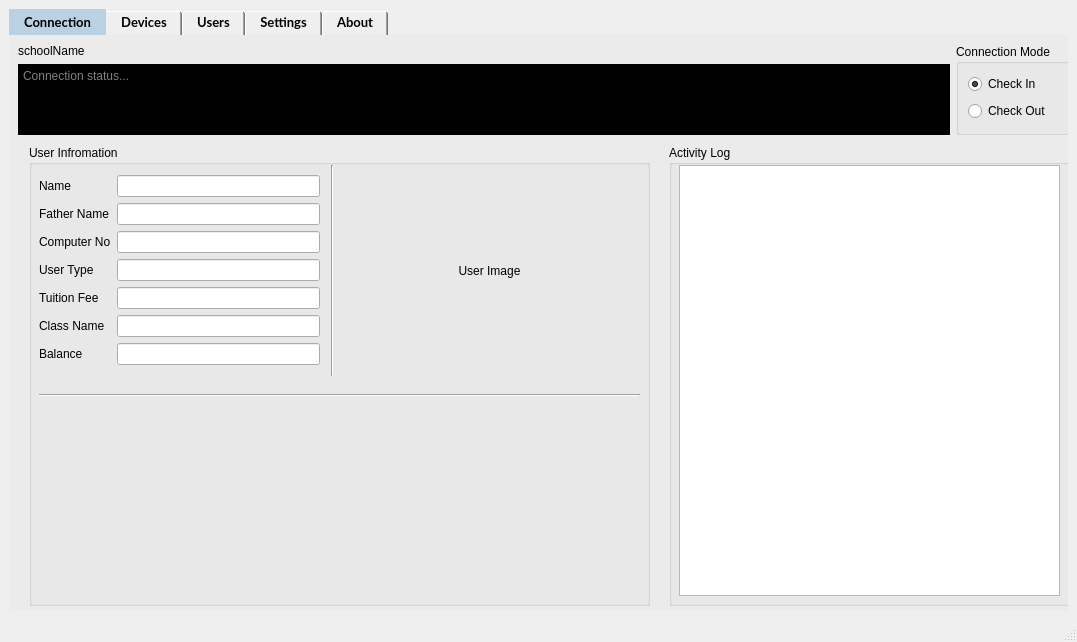
<?xml version="1.0" encoding="UTF-8"?>
<ui version="4.0">
 <class>MainWindow</class>
 <widget class="QMainWindow" name="MainWindow">
  <property name="geometry">
   <rect>
    <x>0</x>
    <y>0</y>
    <width>1077</width>
    <height>642</height>
   </rect>
  </property>
  <property name="windowTitle">
   <string>MainWindow</string>
  </property>
  <widget class="QWidget" name="centralwidget">
   <layout class="QGridLayout" name="gridLayout">
    <item row="0" column="0">
     <widget class="QTabWidget" name="windowTabs">
      <property name="font">
       <font>
        <family>Lato</family>
        <pointsize>10</pointsize>
        <bold>true</bold>
       </font>
      </property>
      <property name="styleSheet">
       <string notr="true">QTabWidget::pane {
    border: none;  
    background: rgba(235, 235, 235, 90%);  
}

QTabBar::tab {
    min-height: 10px; 
    padding: 5px 15px;  
}

QTabBar::tab:selected {
    background-color: #bad0e3;  
}</string>
      </property>
      <property name="tabShape">
       <enum>QTabWidget::TabShape::Rounded</enum>
      </property>
      <property name="currentIndex">
       <number>0</number>
      </property>
      <widget class="QWidget" name="connectionTab">
       <attribute name="icon">
        <iconset>
         <normaloff>../../../resources/icons/connect.png</normaloff>../../../resources/icons/connect.png</iconset>
       </attribute>
       <attribute name="title">
        <string>Connection</string>
       </attribute>
       <widget class="QWidget" name="widget" native="true">
        <property name="geometry">
         <rect>
          <x>9</x>
          <y>9</y>
          <width>1061</width>
          <height>91</height>
         </rect>
        </property>
        <layout class="QHBoxLayout" name="horizontalLayout_3">
         <item>
          <layout class="QHBoxLayout" name="horizontalLayout">
           <item>
            <layout class="QVBoxLayout" name="verticalLayout">
             <item>
              <widget class="QLabel" name="schoolName">
               <property name="text">
                <string>schoolName</string>
               </property>
              </widget>
             </item>
             <item>
              <widget class="QTextBrowser" name="connectionStatus">
               <property name="styleSheet">
                <string notr="true">background-color: rgb(0, 0, 0);
font: 9pt &quot;Fixedsys&quot;;
color: rgb(255, 255, 255);
</string>
               </property>
               <property name="readOnly">
                <bool>true</bool>
               </property>
               <property name="html">
                <string>&lt;!DOCTYPE HTML PUBLIC &quot;-//W3C//DTD HTML 4.0//EN&quot; &quot;http://www.w3.org/TR/REC-html40/strict.dtd&quot;&gt;
&lt;html&gt;&lt;head&gt;&lt;meta name=&quot;qrichtext&quot; content=&quot;1&quot; /&gt;&lt;meta charset=&quot;utf-8&quot; /&gt;&lt;style type=&quot;text/css&quot;&gt;
p, li { white-space: pre-wrap; }
hr { height: 1px; border-width: 0; }
li.unchecked::marker { content: &quot;\2610&quot;; }
li.checked::marker { content: &quot;\2612&quot;; }
&lt;/style&gt;&lt;/head&gt;&lt;body style=&quot; font-family:'Fixedsys'; font-size:9pt; font-weight:400; font-style:normal;&quot;&gt;
&lt;p style=&quot;-qt-paragraph-type:empty; margin-top:0px; margin-bottom:0px; margin-left:0px; margin-right:0px; -qt-block-indent:0; text-indent:0px;&quot;&gt;&lt;br /&gt;&lt;/p&gt;&lt;/body&gt;&lt;/html&gt;</string>
               </property>
               <property name="cursorWidth">
                <number>1</number>
               </property>
               <property name="placeholderText">
                <string>Connection status...</string>
               </property>
              </widget>
             </item>
            </layout>
           </item>
           <item>
            <layout class="QVBoxLayout" name="verticalLayout_2">
             <item>
              <widget class="QGroupBox" name="groupBox">
               <property name="title">
                <string>Connection Mode</string>
               </property>
               <layout class="QHBoxLayout" name="horizontalLayout_2">
                <item>
                 <layout class="QVBoxLayout" name="verticalLayout_3">
                  <item>
                   <widget class="QRadioButton" name="radioCheckInButton">
                    <property name="text">
                     <string>Check In</string>
                    </property>
                    <property name="iconSize">
                     <size>
                      <width>18</width>
                      <height>18</height>
                     </size>
                    </property>
                    <property name="shortcut">
                     <string>Ctrl+I</string>
                    </property>
                    <property name="checked">
                     <bool>true</bool>
                    </property>
                   </widget>
                  </item>
                  <item>
                   <widget class="QRadioButton" name="radioCheckOutButton">
                    <property name="text">
                     <string>Check Out</string>
                    </property>
                   </widget>
                  </item>
                 </layout>
                </item>
               </layout>
              </widget>
             </item>
            </layout>
           </item>
          </layout>
         </item>
        </layout>
       </widget>
       <widget class="QWidget" name="widget_3" native="true">
        <property name="geometry">
         <rect>
          <x>10</x>
          <y>110</y>
          <width>641</width>
          <height>461</height>
         </rect>
        </property>
        <widget class="QGroupBox" name="groupBox_2">
         <property name="geometry">
          <rect>
           <x>10</x>
           <y>0</y>
           <width>621</width>
           <height>461</height>
          </rect>
         </property>
         <property name="sizePolicy">
          <sizepolicy hsizetype="Expanding" vsizetype="Expanding">
           <horstretch>0</horstretch>
           <verstretch>0</verstretch>
          </sizepolicy>
         </property>
         <property name="title">
          <string>User Infromation</string>
         </property>
         <widget class="QLabel" name="userImageLabel">
          <property name="geometry">
           <rect>
            <x>320</x>
            <y>20</y>
            <width>281</width>
            <height>211</height>
           </rect>
          </property>
          <property name="text">
           <string>User Image</string>
          </property>
          <property name="alignment">
           <set>Qt::AlignmentFlag::AlignCenter</set>
          </property>
         </widget>
         <widget class="Line" name="line">
          <property name="geometry">
           <rect>
            <x>293</x>
            <y>20</y>
            <width>20</width>
            <height>211</height>
           </rect>
          </property>
          <property name="orientation">
           <enum>Qt::Orientation::Vertical</enum>
          </property>
         </widget>
         <widget class="Line" name="line_2">
          <property name="geometry">
           <rect>
            <x>10</x>
            <y>240</y>
            <width>601</width>
            <height>20</height>
           </rect>
          </property>
          <property name="orientation">
           <enum>Qt::Orientation::Horizontal</enum>
          </property>
         </widget>
         <widget class="QWidget" name="formLayoutWidget">
          <property name="geometry">
           <rect>
            <x>10</x>
            <y>30</y>
            <width>281</width>
            <height>226</height>
           </rect>
          </property>
          <layout class="QFormLayout" name="formLayout">
           <item row="0" column="0">
            <widget class="QLabel" name="userNameLabel">
             <property name="text">
              <string>Name</string>
             </property>
            </widget>
           </item>
           <item row="0" column="1">
            <widget class="QLineEdit" name="userName"/>
           </item>
           <item row="2" column="0">
            <widget class="QLabel" name="userComputerNoLabel">
             <property name="text">
              <string>Computer No</string>
             </property>
            </widget>
           </item>
           <item row="2" column="1">
            <widget class="QLineEdit" name="userComputerNo"/>
           </item>
           <item row="3" column="0">
            <widget class="QLabel" name="userTypeLabel">
             <property name="text">
              <string>User Type</string>
             </property>
            </widget>
           </item>
           <item row="3" column="1">
            <widget class="QLineEdit" name="userType"/>
           </item>
           <item row="4" column="0">
            <widget class="QLabel" name="userFeeLabel">
             <property name="text">
              <string>Tuition Fee</string>
             </property>
            </widget>
           </item>
           <item row="4" column="1">
            <widget class="QLineEdit" name="userFee"/>
           </item>
           <item row="5" column="1">
            <widget class="QLineEdit" name="userClassName"/>
           </item>
           <item row="5" column="0">
            <widget class="QLabel" name="userClassNameLabel">
             <property name="text">
              <string>Class Name</string>
             </property>
            </widget>
           </item>
           <item row="1" column="0">
            <widget class="QLabel" name="userFatherNameLabel">
             <property name="text">
              <string>Father Name</string>
             </property>
            </widget>
           </item>
           <item row="1" column="1">
            <widget class="QLineEdit" name="userFatherName"/>
           </item>
           <item row="6" column="1">
            <widget class="QLineEdit" name="userBalance"/>
           </item>
           <item row="6" column="0">
            <widget class="QLabel" name="userBalanceLabel">
             <property name="text">
              <string>Balance</string>
             </property>
            </widget>
           </item>
          </layout>
         </widget>
         <widget class="QLabel" name="specialNoteLabel">
          <property name="geometry">
           <rect>
            <x>10</x>
            <y>290</y>
            <width>591</width>
            <height>151</height>
           </rect>
          </property>
          <property name="text">
           <string/>
          </property>
         </widget>
        </widget>
       </widget>
       <widget class="QGroupBox" name="connectionActivityBox">
        <property name="geometry">
         <rect>
          <x>660</x>
          <y>110</y>
          <width>401</width>
          <height>461</height>
         </rect>
        </property>
        <property name="title">
         <string>Activity Log</string>
        </property>
        <widget class="QTextBrowser" name="connectionActivityBrowser">
         <property name="geometry">
          <rect>
           <x>10</x>
           <y>20</y>
           <width>381</width>
           <height>431</height>
          </rect>
         </property>
        </widget>
       </widget>
      </widget>
      <widget class="QWidget" name="devicesTab">
       <attribute name="icon">
        <iconset>
         <normaloff>../../../resources/icons/machine.png</normaloff>../../../resources/icons/machine.png</iconset>
       </attribute>
       <attribute name="title">
        <string>Devices</string>
       </attribute>
       <layout class="QGridLayout" name="gridLayout_3">
        <item row="0" column="0">
         <widget class="QWidget" name="devicesTabMainWidget" native="true">
          <widget class="QGroupBox" name="boxDevices">
           <property name="geometry">
            <rect>
             <x>0</x>
             <y>0</y>
             <width>731</width>
             <height>271</height>
            </rect>
           </property>
           <property name="title">
            <string>Connected Devices</string>
           </property>
           <widget class="QTableView" name="devicesTableView">
            <property name="geometry">
             <rect>
              <x>10</x>
              <y>20</y>
              <width>711</width>
              <height>241</height>
             </rect>
            </property>
           </widget>
          </widget>
          <widget class="QGroupBox" name="boxNetworkDevices">
           <property name="geometry">
            <rect>
             <x>0</x>
             <y>300</y>
             <width>731</width>
             <height>251</height>
            </rect>
           </property>
           <property name="title">
            <string>Network Devices</string>
           </property>
           <widget class="QTableView" name="networkDevicesTableView">
            <property name="geometry">
             <rect>
              <x>10</x>
              <y>20</y>
              <width>711</width>
              <height>221</height>
             </rect>
            </property>
           </widget>
          </widget>
          <widget class="QGroupBox" name="boxSelectedDevice">
           <property name="geometry">
            <rect>
             <x>740</x>
             <y>10</y>
             <width>291</width>
             <height>541</height>
            </rect>
           </property>
           <property name="title">
            <string>Device Options</string>
           </property>
           <widget class="QWidget" name="widgetSelectedDevice" native="true">
            <property name="geometry">
             <rect>
              <x>10</x>
              <y>20</y>
              <width>271</width>
              <height>351</height>
             </rect>
            </property>
            <widget class="QWidget" name="formLayoutWidget_2">
             <property name="geometry">
              <rect>
               <x>0</x>
               <y>0</y>
               <width>271</width>
               <height>184</height>
              </rect>
             </property>
             <layout class="QFormLayout" name="formLayoutDeviceOptions">
              <item row="0" column="0">
               <widget class="QLabel" name="deviceNameLabel">
                <property name="text">
                 <string>DeviceName</string>
                </property>
               </widget>
              </item>
              <item row="0" column="1">
               <widget class="QWidget" name="deviceNameWidget" native="true">
                <widget class="QLabel" name="deviceNameLabelValue">
                 <property name="geometry">
                  <rect>
                   <x>10</x>
                   <y>0</y>
                   <width>161</width>
                   <height>16</height>
                  </rect>
                 </property>
                 <property name="text">
                  <string/>
                 </property>
                </widget>
               </widget>
              </item>
              <item row="1" column="0">
               <widget class="QLabel" name="devicePlatformLabel">
                <property name="text">
                 <string>Platform</string>
                </property>
               </widget>
              </item>
              <item row="1" column="1">
               <widget class="QWidget" name="devicePlatformWidget" native="true">
                <widget class="QLabel" name="devicePlatformLabelValue">
                 <property name="geometry">
                  <rect>
                   <x>10</x>
                   <y>0</y>
                   <width>161</width>
                   <height>16</height>
                  </rect>
                 </property>
                 <property name="text">
                  <string/>
                 </property>
                </widget>
               </widget>
              </item>
              <item row="2" column="0">
               <widget class="QLabel" name="deviceSerialNumberLabel">
                <property name="text">
                 <string>Serial Number</string>
                </property>
               </widget>
              </item>
              <item row="2" column="1">
               <widget class="QWidget" name="deviceSerialNumberWidget" native="true">
                <widget class="QLabel" name="deviceSerialNumberLabelValue">
                 <property name="geometry">
                  <rect>
                   <x>10</x>
                   <y>0</y>
                   <width>161</width>
                   <height>16</height>
                  </rect>
                 </property>
                 <property name="text">
                  <string/>
                 </property>
                </widget>
               </widget>
              </item>
              <item row="3" column="0">
               <widget class="QLabel" name="deviceFirmwareVersionLabel">
                <property name="text">
                 <string>Firmware Version</string>
                </property>
               </widget>
              </item>
              <item row="3" column="1">
               <widget class="QWidget" name="deviceFirmwareVersionWidget" native="true">
                <widget class="QLabel" name="deviceFirmwareVersionLabelValue">
                 <property name="geometry">
                  <rect>
                   <x>10</x>
                   <y>0</y>
                   <width>161</width>
                   <height>16</height>
                  </rect>
                 </property>
                 <property name="text">
                  <string/>
                 </property>
                </widget>
               </widget>
              </item>
              <item row="4" column="0">
               <widget class="QLabel" name="deviceGatewayLabel">
                <property name="text">
                 <string>Gateway</string>
                </property>
               </widget>
              </item>
              <item row="4" column="1">
               <widget class="QWidget" name="deviceGatewayWidget" native="true">
                <widget class="QLabel" name="deviceGatewayLabelValue">
                 <property name="geometry">
                  <rect>
                   <x>10</x>
                   <y>0</y>
                   <width>161</width>
                   <height>16</height>
                  </rect>
                 </property>
                 <property name="text">
                  <string/>
                 </property>
                </widget>
               </widget>
              </item>
              <item row="5" column="0">
               <widget class="QLabel" name="deviceMACAddressLabel">
                <property name="text">
                 <string>MAC Address</string>
                </property>
               </widget>
              </item>
              <item row="5" column="1">
               <widget class="QWidget" name="deviceMACAddressWidget" native="true">
                <widget class="QLabel" name="deviceMACAddressLabelValue">
                 <property name="geometry">
                  <rect>
                   <x>10</x>
                   <y>0</y>
                   <width>161</width>
                   <height>16</height>
                  </rect>
                 </property>
                 <property name="text">
                  <string/>
                 </property>
                </widget>
               </widget>
              </item>
              <item row="6" column="0">
               <widget class="QLabel" name="deviceTimeLabel">
                <property name="text">
                 <string>Device Time</string>
                </property>
               </widget>
              </item>
              <item row="6" column="1">
               <widget class="QWidget" name="deviceTimeWidget" native="true">
                <widget class="QLabel" name="deviceTimeLabelValue">
                 <property name="geometry">
                  <rect>
                   <x>10</x>
                   <y>0</y>
                   <width>161</width>
                   <height>16</height>
                  </rect>
                 </property>
                 <property name="text">
                  <string/>
                 </property>
                </widget>
               </widget>
              </item>
             </layout>
            </widget>
            <widget class="QWidget" name="widgetDeviceActions" native="true">
             <property name="geometry">
              <rect>
               <x>0</x>
               <y>209</y>
               <width>271</width>
               <height>141</height>
              </rect>
             </property>
             <widget class="QPushButton" name="buttonRestartDevice">
              <property name="geometry">
               <rect>
                <x>0</x>
                <y>0</y>
                <width>121</width>
                <height>41</height>
               </rect>
              </property>
              <property name="font">
               <font>
                <bold>true</bold>
               </font>
              </property>
              <property name="text">
               <string>Restart Device</string>
              </property>
              <property name="icon">
               <iconset>
                <normaloff>../../../resources/icons/play.png</normaloff>../../../resources/icons/play.png</iconset>
              </property>
              <property name="iconSize">
               <size>
                <width>20</width>
                <height>20</height>
               </size>
              </property>
             </widget>
             <widget class="QPushButton" name="buttonCleanAttendance">
              <property name="geometry">
               <rect>
                <x>140</x>
                <y>0</y>
                <width>131</width>
                <height>41</height>
               </rect>
              </property>
              <property name="font">
               <font>
                <bold>true</bold>
               </font>
              </property>
              <property name="text">
               <string>Clean Attendance</string>
              </property>
              <property name="icon">
               <iconset>
                <normaloff>../../../resources/icons/eraser-minus.png</normaloff>../../../resources/icons/eraser-minus.png</iconset>
              </property>
             </widget>
             <widget class="QPushButton" name="buttonSyncAll">
              <property name="geometry">
               <rect>
                <x>0</x>
                <y>50</y>
                <width>121</width>
                <height>41</height>
               </rect>
              </property>
              <property name="font">
               <font>
                <bold>true</bold>
               </font>
              </property>
              <property name="text">
               <string>Sync All</string>
              </property>
              <property name="icon">
               <iconset>
                <normaloff>../../../resources/icons/download.png</normaloff>../../../resources/icons/download.png</iconset>
              </property>
              <property name="iconSize">
               <size>
                <width>20</width>
                <height>20</height>
               </size>
              </property>
             </widget>
             <widget class="QPushButton" name="buttonSyncStudents">
              <property name="geometry">
               <rect>
                <x>0</x>
                <y>100</y>
                <width>121</width>
                <height>41</height>
               </rect>
              </property>
              <property name="font">
               <font>
                <bold>true</bold>
               </font>
              </property>
              <property name="text">
               <string>Sync Students</string>
              </property>
              <property name="icon">
               <iconset>
                <normaloff>../../../resources/icons/students.png</normaloff>../../../resources/icons/students.png</iconset>
              </property>
              <property name="iconSize">
               <size>
                <width>20</width>
                <height>20</height>
               </size>
              </property>
             </widget>
             <widget class="QPushButton" name="buttonSyncStaff">
              <property name="geometry">
               <rect>
                <x>140</x>
                <y>100</y>
                <width>131</width>
                <height>41</height>
               </rect>
              </property>
              <property name="font">
               <font>
                <bold>true</bold>
               </font>
              </property>
              <property name="text">
               <string>Sync Staff</string>
              </property>
              <property name="icon">
               <iconset>
                <normaloff>../../../resources/icons/staff.png</normaloff>../../../resources/icons/staff.png</iconset>
              </property>
              <property name="iconSize">
               <size>
                <width>20</width>
                <height>20</height>
               </size>
              </property>
             </widget>
             <widget class="QPushButton" name="buttonCleanData">
              <property name="geometry">
               <rect>
                <x>140</x>
                <y>50</y>
                <width>131</width>
                <height>41</height>
               </rect>
              </property>
              <property name="font">
               <font>
                <bold>true</bold>
               </font>
              </property>
              <property name="text">
               <string>Clear All Data</string>
              </property>
              <property name="icon">
               <iconset>
                <normaloff>../../../resources/icons/cancel.png</normaloff>../../../resources/icons/cancel.png</iconset>
              </property>
              <property name="iconSize">
               <size>
                <width>20</width>
                <height>20</height>
               </size>
              </property>
             </widget>
            </widget>
           </widget>
           <widget class="QTextBrowser" name="textBrowserSelectedDeviceLog">
            <property name="geometry">
             <rect>
              <x>10</x>
              <y>380</y>
              <width>271</width>
              <height>151</height>
             </rect>
            </property>
           </widget>
          </widget>
          <widget class="QPushButton" name="scanNetworkButton">
           <property name="geometry">
            <rect>
             <x>0</x>
             <y>270</y>
             <width>111</width>
             <height>31</height>
            </rect>
           </property>
           <property name="text">
            <string>Scan Network</string>
           </property>
           <property name="icon">
            <iconset>
             <normaloff>../../../resources/icons/refresh.png</normaloff>../../../resources/icons/refresh.png</iconset>
           </property>
          </widget>
          <widget class="QPushButton" name="addIPButton">
           <property name="geometry">
            <rect>
             <x>120</x>
             <y>270</y>
             <width>141</width>
             <height>31</height>
            </rect>
           </property>
           <property name="text">
            <string>Add IP Address</string>
           </property>
           <property name="icon">
            <iconset>
             <normaloff>../../../resources/icons/plus.png</normaloff>../../../resources/icons/plus.png</iconset>
           </property>
          </widget>
         </widget>
        </item>
       </layout>
      </widget>
      <widget class="QWidget" name="usersTab">
       <attribute name="icon">
        <iconset>
         <normaloff>../../../resources/icons/users.png</normaloff>../../../resources/icons/users.png</iconset>
       </attribute>
       <attribute name="title">
        <string>Users</string>
       </attribute>
       <widget class="QWidget" name="usersTabMainWidget" native="true">
        <property name="geometry">
         <rect>
          <x>0</x>
          <y>0</y>
          <width>1061</width>
          <height>581</height>
         </rect>
        </property>
        <widget class="QTableView" name="usersTableView">
         <property name="geometry">
          <rect>
           <x>10</x>
           <y>50</y>
           <width>1041</width>
           <height>521</height>
          </rect>
         </property>
        </widget>
        <widget class="QComboBox" name="clientsDropdown">
         <property name="geometry">
          <rect>
           <x>10</x>
           <y>10</y>
           <width>241</width>
           <height>31</height>
          </rect>
         </property>
        </widget>
        <widget class="QLineEdit" name="usersTableSearch">
         <property name="geometry">
          <rect>
           <x>270</x>
           <y>10</y>
           <width>401</width>
           <height>31</height>
          </rect>
         </property>
         <property name="inputMask">
          <string/>
         </property>
         <property name="text">
          <string extracomment="Search User here"/>
         </property>
         <property name="cursorPosition">
          <number>0</number>
         </property>
         <property name="placeholderText">
          <string>Search User...</string>
         </property>
        </widget>
       </widget>
      </widget>
      <widget class="QWidget" name="settingsTab">
       <attribute name="icon">
        <iconset>
         <normaloff>../../../resources/icons/settings.png</normaloff>../../../resources/icons/settings.png</iconset>
       </attribute>
       <attribute name="title">
        <string>Settings</string>
       </attribute>
       <widget class="QWidget" name="settingsTabMainWidget" native="true">
        <property name="geometry">
         <rect>
          <x>0</x>
          <y>0</y>
          <width>1051</width>
          <height>571</height>
         </rect>
        </property>
        <widget class="QGroupBox" name="groupBox_3">
         <property name="geometry">
          <rect>
           <x>10</x>
           <y>20</y>
           <width>1031</width>
           <height>81</height>
          </rect>
         </property>
         <property name="title">
          <string>Server Connection</string>
         </property>
         <widget class="QLineEdit" name="schoolURL">
          <property name="geometry">
           <rect>
            <x>10</x>
            <y>40</y>
            <width>351</width>
            <height>31</height>
           </rect>
          </property>
         </widget>
         <widget class="QLabel" name="schoolUrlLabel">
          <property name="geometry">
           <rect>
            <x>10</x>
            <y>20</y>
            <width>241</width>
            <height>16</height>
           </rect>
          </property>
          <property name="toolTip">
           <string/>
          </property>
          <property name="text">
           <string>Enter Institute URL (https://lms.abc.com)</string>
          </property>
         </widget>
         <widget class="QLabel" name="apiKeyLabel">
          <property name="geometry">
           <rect>
            <x>380</x>
            <y>20</y>
            <width>121</width>
            <height>16</height>
           </rect>
          </property>
          <property name="text">
           <string>Api Key</string>
          </property>
         </widget>
         <widget class="QLineEdit" name="apiKey">
          <property name="geometry">
           <rect>
            <x>380</x>
            <y>40</y>
            <width>241</width>
            <height>31</height>
           </rect>
          </property>
         </widget>
         <widget class="QPushButton" name="buttonDownloadConfig">
          <property name="geometry">
           <rect>
            <x>630</x>
            <y>40</y>
            <width>131</width>
            <height>31</height>
           </rect>
          </property>
          <property name="font">
           <font>
            <bold>true</bold>
           </font>
          </property>
          <property name="text">
           <string>Save</string>
          </property>
          <property name="icon">
           <iconset>
            <normaloff>../../../resources/icons/check.png</normaloff>../../../resources/icons/check.png</iconset>
          </property>
          <property name="iconSize">
           <size>
            <width>20</width>
            <height>20</height>
           </size>
          </property>
         </widget>
        </widget>
       </widget>
      </widget>
      <widget class="QWidget" name="aboutTab">
       <attribute name="icon">
        <iconset>
         <normaloff>../../../resources/icons/information-italic.png</normaloff>../../../resources/icons/information-italic.png</iconset>
       </attribute>
       <attribute name="title">
        <string>About</string>
       </attribute>
       <widget class="QWidget" name="aboutTabMainWidget" native="true">
        <property name="geometry">
         <rect>
          <x>0</x>
          <y>0</y>
          <width>1061</width>
          <height>591</height>
         </rect>
        </property>
        <widget class="QGroupBox" name="groupBoxAboutSoftware">
         <property name="geometry">
          <rect>
           <x>10</x>
           <y>10</y>
           <width>521</width>
           <height>161</height>
          </rect>
         </property>
         <property name="title">
          <string>About Software</string>
         </property>
         <widget class="QWidget" name="formLayoutWidget_3">
          <property name="geometry">
           <rect>
            <x>10</x>
            <y>30</y>
            <width>481</width>
            <height>131</height>
           </rect>
          </property>
          <layout class="QFormLayout" name="formLayout_2">
           <item row="0" column="0">
            <widget class="QLabel" name="softwareNameLabel">
             <property name="text">
              <string>Software Name</string>
             </property>
            </widget>
           </item>
           <item row="0" column="1">
            <widget class="QWidget" name="softwareNameWidget" native="true">
             <widget class="QLabel" name="softwareNameLabelValue">
              <property name="geometry">
               <rect>
                <x>18</x>
                <y>0</y>
                <width>271</width>
                <height>16</height>
               </rect>
              </property>
              <property name="text">
               <string>Biometric Attendance Software</string>
              </property>
             </widget>
            </widget>
           </item>
           <item row="1" column="0">
            <widget class="QLabel" name="softwareVersionLabel">
             <property name="text">
              <string>Software Version</string>
             </property>
            </widget>
           </item>
           <item row="1" column="1">
            <widget class="QWidget" name="softwareVersionWidget" native="true">
             <widget class="QLabel" name="softwareVersionLabelValue">
              <property name="geometry">
               <rect>
                <x>20</x>
                <y>0</y>
                <width>271</width>
                <height>16</height>
               </rect>
              </property>
              <property name="text">
               <string>3.0.0</string>
              </property>
             </widget>
            </widget>
           </item>
           <item row="2" column="0">
            <widget class="QLabel" name="releaseDateLabel">
             <property name="text">
              <string>Release Date</string>
             </property>
            </widget>
           </item>
           <item row="2" column="1">
            <widget class="QWidget" name="releaseDateWidget" native="true">
             <widget class="QLabel" name="releaseDateLabelValue">
              <property name="geometry">
               <rect>
                <x>20</x>
                <y>0</y>
                <width>271</width>
                <height>16</height>
               </rect>
              </property>
              <property name="text">
               <string>09 Feb 2026</string>
              </property>
             </widget>
            </widget>
           </item>
           <item row="3" column="0">
            <widget class="QLabel" name="companyNameLabel">
             <property name="text">
              <string>Company Name</string>
             </property>
            </widget>
           </item>
           <item row="3" column="1">
            <widget class="QWidget" name="companyNameWidget" native="true">
             <widget class="QLabel" name="companyNameLabelValue">
              <property name="geometry">
               <rect>
                <x>20</x>
                <y>0</y>
                <width>341</width>
                <height>16</height>
               </rect>
              </property>
              <property name="text">
               <string/>
              </property>
             </widget>
            </widget>
           </item>
           <item row="4" column="0">
            <widget class="QLabel" name="websiteLabel">
             <property name="text">
              <string>Website</string>
             </property>
            </widget>
           </item>
           <item row="4" column="1">
            <widget class="QWidget" name="websiteWidget" native="true">
             <widget class="QLabel" name="websiteLabelValue">
              <property name="geometry">
               <rect>
                <x>20</x>
                <y>0</y>
                <width>331</width>
                <height>16</height>
               </rect>
              </property>
              <property name="text">
               <string/>
              </property>
             </widget>
            </widget>
           </item>
          </layout>
         </widget>
        </widget>
       </widget>
      </widget>
     </widget>
    </item>
   </layout>
  </widget>
  <widget class="QStatusBar" name="statusbar"/>
  <action name="actionCheckConnection">
   <property name="icon">
    <iconset>
     <normaloff>../../../resources/icons/connect.png</normaloff>../../../resources/icons/connect.png</iconset>
   </property>
   <property name="text">
    <string>Check Connection</string>
   </property>
  </action>
  <action name="actionStartDevice">
   <property name="icon">
    <iconset>
     <normaloff>../../../resources/icons/play.png</normaloff>../../../resources/icons/play.png</iconset>
   </property>
   <property name="text">
    <string>Start Device</string>
   </property>
  </action>
  <action name="actionSynchronizeData">
   <property name="icon">
    <iconset>
     <normaloff>../../../resources/icons/download.png</normaloff>../../../resources/icons/download.png</iconset>
   </property>
   <property name="text">
    <string>Synchronize Data</string>
   </property>
  </action>
  <action name="actionClearAttendanceLog">
   <property name="icon">
    <iconset>
     <normaloff>../../../resources/icons/eraser--minus.png</normaloff>../../../resources/icons/eraser--minus.png</iconset>
   </property>
   <property name="text">
    <string>Clear Attendance Log</string>
   </property>
  </action>
  <action name="actionCleanAllData">
   <property name="icon">
    <iconset>
     <normaloff>../../../resources/icons/minus-circle.png</normaloff>../../../resources/icons/minus-circle.png</iconset>
   </property>
   <property name="text">
    <string>Clean All Data</string>
   </property>
  </action>
  <action name="actionExit">
   <property name="icon">
    <iconset>
     <normaloff>../../../resources/icons/cross.png</normaloff>../../../resources/icons/cross.png</iconset>
   </property>
   <property name="text">
    <string>Force Close</string>
   </property>
   <property name="toolTip">
    <string>Exit Application</string>
   </property>
  </action>
  <action name="actionAboutUs">
   <property name="icon">
    <iconset>
     <normaloff>../../../resources/icons/information-italic.png</normaloff>../../../resources/icons/information-italic.png</iconset>
   </property>
   <property name="text">
    <string>About Us</string>
   </property>
  </action>
 </widget>
 <resources/>
 <connections/>
</ui>
